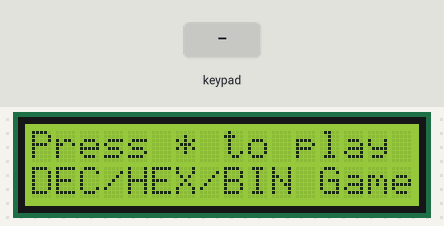
Simulated run of this sketch. Board: Arduino Uno, built with avr-gcc and run on an emulated ATmega328P. Parts: 16×2 character LCD. Inputs (shaded band) come from the test bench. Random numbers use the default seed unless the sketch sets one.

Above: at 1.2 s.
1.3 s: key '*' pressed
At 2.5 s:
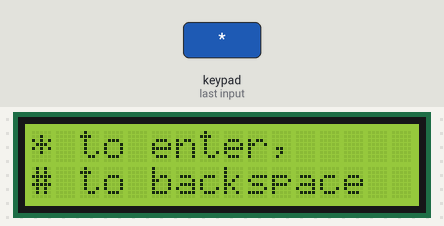
4.3 s: keypad keys 1 7 0 * pressed 0.4 s apart
At 6.5 s:
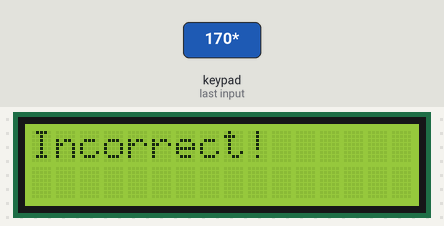
At 8.2 s:
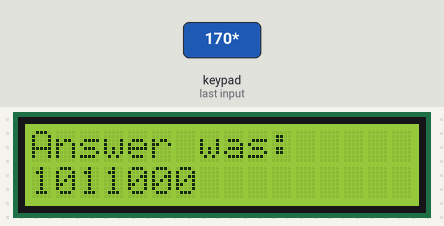
Timing chart, 0 to 9.7 s (numbered marks = the images above; inputs shaded):
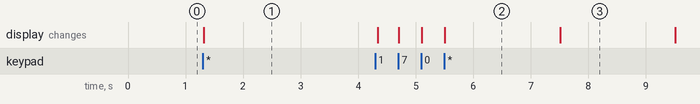

Measured:
- after the input at 1.3 s, the display: changes at once (image 1)
- what the display in image 2 shows lasts 2.0 s, from 5.5 s to 7.5 s

The sketch:

NumberFormatGame.ino
```cpp
/**
/   Project Name: The Number Format Game
/   Author: Nicholas Cieplensky
/   Date: February 26th, 2025
/   Parts Required:
/     x1 Arduino
/     x1 16x2 Liquid Crystal Display
/     x1 Keypad
/
/   Description: This is a simple number format conversion game, asking the user to convert one number format
/   to another (hex to binary, etc.). This keeps a score of how many the user gets right and displays a final
/   score at the end.
/   Note: I feel I could add a highscore board at the end, but I'll just keep track of it on paper because I
/   like keeping track of a highscore after the machine is off
**/

#include "Keypad.h"
#include <LiquidCrystal.h>
#include <EEPROM.h>

// initialize the library by associating any needed LCD interface pin
// with the arduino pin number it is connected to
const int rs = 13, en = 12, d4 = 11, d5 = 10, d6 = 9, d7 = 8;
LiquidCrystal lcd(rs, en, d4, d5, d6, d7);

const byte ROWS = 4; // number of rows
const byte COLS = 4; // number of columns
char keys[ROWS][COLS] = {
{'1','2','3','A'},
{'4','5','6','B'},
{'7','8','9','C'},
{'*','0','#','D'}
};

byte rowPins[ROWS] = {7, 6, 5, 4};    // row    pinouts of the keypad R1 = D7, R2 = D6, R3 = D5, R4 = D4
byte colPins[COLS] = {3, 2, 1, 0};    // column pinouts of the keypad C1 = D3, C2 = D2, C3 = D1, C4 = D0
Keypad keypad = Keypad(makeKeymap(keys), rowPins, colPins, ROWS, COLS);

int score = 0;            // score for users
const int numAmount = 10;  // upper bound for the arrays that also keeps track of how many unique questions there are
String answer = "";

const String hexHead = "HEX: 0x";   // ex. HEX: 0x[hex number]\n To BIN: [user input]
const String decHead = "DEC: ";
const String binHead = "BIN: ";
int headerLen = 0;                  // keeps track of length of header

int highscore[5] = {10,7,5,4,2};

// Very important that the conversions are parallel with position. hexNums[0] = decNums[0] = binNums[0], etc.
const String hexNums[numAmount] =
{"AA",        "12",     "B6",        "14",     "C9",       "09",   "0D",   "1B",     "58",      "96"};
const String decNums[numAmount] =
{"170",       "18",     "182",       "20",     "201",      "9",    "13",   "27",     "88",      "150"};
const String binNums[numAmount] =
{"10101010",  "10010",  "10110110",  "10100",  "11001001", "1001", "1101", "11011",  "1011000", "10010110"};

void setup()
{
  lcd.begin(16,2);
  lcd.setCursor(0,0);
}

/**
/ Desc: This function clears the screen, then takes two arguments to print on a Liquid Crystal Display.
/ Params:
/   line1: prints line 1 on the LCD
/   line2: prints line 2
**/
void fullPagePrint(String line1, String line2){
  lcd.clear();
  lcd.print(line1);
  lcd.setCursor(0,1);
  lcd.print(line2);
}


void loop()
{
  score = 0;
  fullPagePrint("Press * to play","DEC/HEX/BIN Game");

  char key = ' ';

  while(key != '*'){
    key = keypad.getKey();
    if (key == '*'){
      break;
    }
    // else if (key == '#'){
    //   debugMode();
    //   break;
    // }
  }

  fullPagePrint("* to enter,","# to backspace");
  delay(3000);
  lcd.clear();

  while(gameLoop() == true) // "Score: " will continue to be displayed until a loss, then it skips to "Final score: "
  {
    lcd.clear();
    lcd.print("Score: ");
    lcd.print(score);
    delay(1500);
  }

  lcd.clear();
  lcd.print("Final Score: ");
  lcd.print(score);
  delay(1500);

  showHighScores();
  delay(3000);
}


/**
/ Desc: This is the main gameplay loop. It contains functionality for handling what happens when the user
/       gets the answer right or wrong and returns the status of success to loop().
/ Params:
/   bool success: determines if the user succeeds at answering correctly
/   char key: initializes a keypress as a character
/   String input: user input from getInput()
**/
boolean gameLoop(){
  bool success = true;  // true until user gets one wrong
  char key = ' ';

  printQuestion();

  lcd.cursor();

  String input = getInput();

  lcd.noCursor();
  lcd.clear();
  if(input != answer)
  {
    success = false;
    lcd.print("Incorrect!");
    delay(2000);
    fullPagePrint("Answer was: ", answer);
    // lcd.clear();               DEBUG
    // lcd.print("Input was: ");
    // lcd.setCursor(0,1);
    // lcd.print(input);
  }
  else
  {
    lcd.print("Correct!");
    lcd.setCursor(0,1);
    lcd.print("+1 point");
    score++;
  }

  delay(2000);
  input = "";
  return success;
}


/**
/ Desc: This function prints out a screen with a question and a field to answer in.
/       A question, for example:
/       BIN: 10110110
/       To HEX: 0x_
/ Params:
/   int numFormatQ: a random choice between hexNums, decNums, and binNums arrays
/   int numFormatA: another random number format choice, but different from numFormatQ
/   int numIdx: index of both arrays
**/
void printQuestion(){
  int numFormatQ = random(1,4);
  int numFormatA = random(1,4);
  while(numFormatA == numFormatQ)
  {
    numFormatA = random(1,4);
  }
  int numIdx = random(1,numAmount+1); //scales based on the amount of questions you add

  lcd.clear();
  switch(numFormatQ){                //display the question
    case 1:
      lcd.print(hexHead);
      lcd.print(hexNums[numIdx-1]);
      break;
    case 2:
      lcd.print(decHead);
      lcd.print(decNums[numIdx-1]);
      break;
    case 3:
      lcd.print(binHead);
      lcd.print(binNums[numIdx-1]);
      break;
    default:
      break;
  }

  lcd.setCursor(0,1);
  lcd.print("To ");
  switch(numFormatA){                //display the answer
    case 1:
      lcd.print(hexHead);
      headerLen = hexHead.length();
      answer = hexNums[numIdx-1];    //the answer will always be on the same index as the question's array, just in a different array
      break;
    case 2:
      lcd.print(decHead);
      headerLen = decHead.length();
      answer = decNums[numIdx-1];
      break;
    case 3:
      lcd.print(binHead);
      headerLen = decHead.length();
      answer = binNums[numIdx-1];
      break;
    default:
      break;
  }
}

/**
/ Desc: This function creates an input system for the user to answer
/ Params:
/   char key: initializes a keypress as a character
/   String input: user input
**/
String getInput(){
  String input = "";
  char key = ' ';

  while(key != '*'){
    key = keypad.getKey();
    if(key == '#'){
      if(input.length() > 0)
      {
        input.remove(input.length()-1);
        lcd.setCursor(input.length()+headerLen+3,1);  //header length + length of "To " + length of input
        lcd.print(" ");
        lcd.setCursor(input.length()+headerLen+3,1);
      }
    }
    else if (key != NO_KEY && key != '*'){
      input.concat(key);
      lcd.print(key);
    }
  }
  return input;
}

//only use when you need to reset scores
void debugMode(){
  char key = ' ';
  showHighScores();
  delay(3000);

  fullPagePrint("Reset scores?", "(*) YES, (#) NO");
  while(key != '#' || key != '*'){
    key = keypad.getKey();
    if (key == '*'){
      for (int i = 0 ; i < 5; i++) {
        EEPROM.write(i, highscore[i]);
      }
      fullPagePrint("Scores reset to", "default values.");
      delay(3000);
      loop();
    }
    else if(key == '#')
    {
      fullPagePrint("Scores not reset.","Returning...");
      delay(3000);
      loop();
    }

  }
}

void showHighScores(){
  if(score > EEPROM.read(5))
  {
    lcd.clear();
    lcd.print("New High Score!");
    delay(1000);
  }

  for(int i = 4; i >= 0; i--)
  {
    if(score > EEPROM.read(i))
    {
      if(i < 4) {EEPROM.write(i,i+1);}
      EEPROM.write(i,score);
    }
    else {break;}
  }

  lcd.clear();
  lcd.print("High scores: ");
  lcd.setCursor(0,1);
  for(int i = 0; i < 5; i++)
  {
    lcd.print(EEPROM.read(i));
    lcd.print(" ");
  }
}
```
